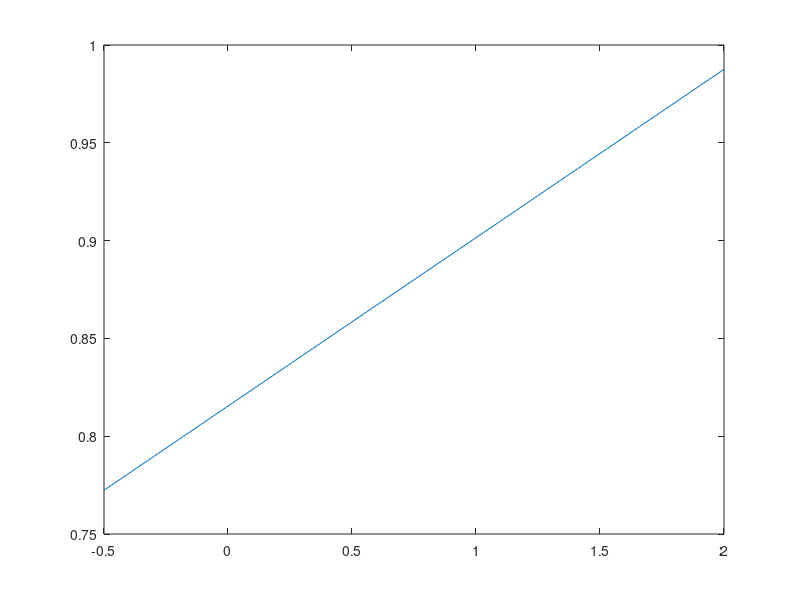

Write the MATLAB code that produced this figure. (Note: this script raises an error after producing the figure.)
% ---------------- Red neuronal perceptron ------------%

clear all; close all; clc;

N = 10000; % Epocas
Q = 4; % Dimensiones de las entradas


p0 = [1 1 1 1]; % Patron de bias
p1 = [0 0 1 1]; % Patron uno de entrada
p2 = [0 1 0 1]; % Patron dos de entrada

% y = [0 0 0 1; % Salidas deseadas % compuerta AND
%     0 1 1 1]; % Salidas deseadas % compuerta OR

%y = [0 0 0 1]'; % Salidas deseadas % compuerta AND

y = [-1 1 1 1]'; % Salidas deseadas % compuerta OR


alfa = 0.1;

w = 2*rand(1,2) - 1; % Valor random de una fila, 2 columnas
b = 2*rand - 1;

pr = -0.5:0.01:2;

H = plot(pr, -b/w(2) - w(1)/w(2)*pr);

% ----------------- Proceso de entrenamiento ---------------%

for Epocas=1:N
    for q = 1:Q
        a(q) = hardlims(w*[p1(q) p2(q)]' + b*p0(q));
        e(q) = y(q) - a(q);
        w(1) = w(1) + alfa * (e(q))*p1(q);
        w(2) = w(2) + alfa * (e(q))*p2(q);
        b = b + e(q);
    end

% --------------- Grafica de la frontera de decision -------%

delete(H)
plot(p1(1), p2(1), 'bo')
grid on, hold on

plot(p1(2), p2(2), 'bo')
plot(p1(3), p2(3), 'bo')
plot(p1(4), p2(4), 'bo')

H = plot(pr, -b/w(2) - w(1)/w(2)*pr);
pause(0.4);


end

